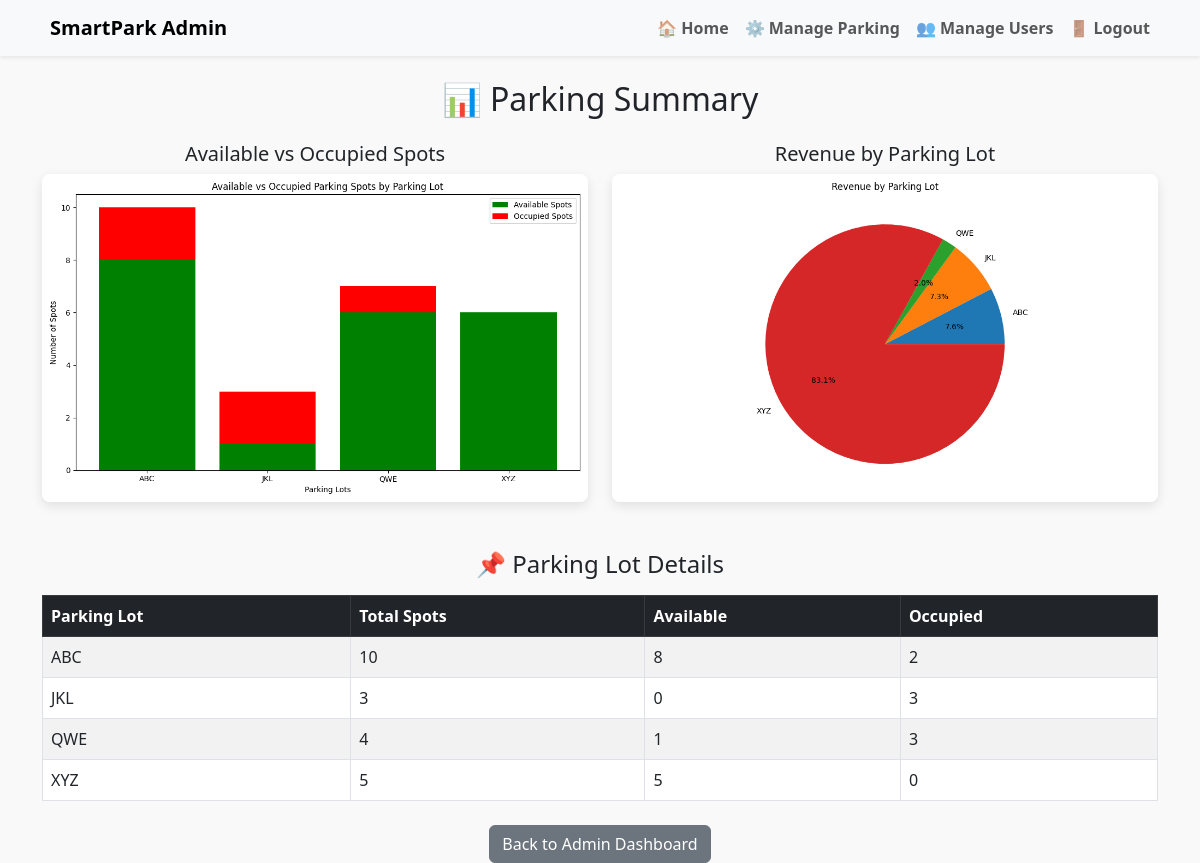
Page /summary (signed in) on the committed database.
### app.py (models this page shows)
class Parking(db.Model):
    __tablename__ = 'parking'
    id = db.Column(db.Integer, primary_key=True)
    prime_location_name = db.Column(db.String(20), unique=True, nullable=False)
    address = db.Column(db.String(20), nullable=False)
    pin_code = db.Column(db.String(20), nullable=False)
    price = db.Column(db.Float, nullable=False)
    number_of_spots = db.Column(db.Integer, nullable=False)
    spots = db.relationship('ParkingSpot', back_populates='parking',cascade='all, delete-orphan')

### app.py (the view)
@app.route('/summary', methods=['GET', 'POST'])
def summary():
    if 'username' not in session:
        return redirect(url_for('login'))
    lots = Parking.query.order_by(Parking.prime_location_name).all()
    lot_names = []
    available_counts = []
    occupied_counts = []
    revenue_by_lot = []
    for lot in lots:
        lot_names.append(lot.prime_location_name)
        available_counts.append(ParkingSpot.query.filter_by(parking_id=lot.id, status='A').count())
        occupied_counts.append(ParkingSpot.query.filter_by(parking_id=lot.id, status='O').count())
        total_revenue = 0
        for spot in lot.spots:
            for booking in spot.bookings:
                total_revenue += booking.parking_cost or 0
        revenue_by_lot.append(total_revenue)
    plt.figure(figsize=(10, 6))
    plt.bar(x=lot_names, height=available_counts, color='green', label='Available Spots')
    plt.bar(x=lot_names, height=occupied_counts, color='red', label='Occupied Spots', bottom=available_counts)
    plt.xlabel('Parking Lots')
    plt.ylabel('Number of Spots')
    plt.title('Available vs Occupied Parking Spots by Parking Lot')
    plt.legend()
    plt.tight_layout()
    bar_chart_path = os.path.join(app.config['CHART_FOLDER'], 'bar_chart.png')
    plt.savefig(bar_chart_path)
    plt.close()
    plt.figure(figsize=(10, 6))
    plt.pie(revenue_by_lot, labels=lot_names, autopct='%1.1f%%')
    plt.title('Revenue by Parking Lot')
    plt.tight_layout()
    pie_chart_path = os.path.join(app.config['CHART_FOLDER'], 'pie_chart.png')
    plt.savefig(pie_chart_path)
    plt.close()
    bar_chart_url = url_for('static', filename='charts/bar_chart.png')
    pie_chart_url = url_for('static', filename='charts/pie_chart.png')
    print("Bar chart saved:", os.path.exists(bar_chart_path))
    print("Pie chart saved:", os.path.exists(pie_chart_path))
    return render_template('summary.html', bar_chart_url=bar_chart_url, pie_chart_url=pie_chart_url, lots=lots)

### templates/summary.html (shortened to what this page needs)
<!DOCTYPE html>
<html lang="en">
<head>
  <link href="https://cdn.jsdelivr.net/npm/bootstrap@5.3.0/dist/css/bootstrap.min.css" rel="stylesheet">
</head>
<body>
<nav class="navbar navbar-expand-lg navbar-light bg-light shadow-sm">
  <div class="container">
    <a class="navbar-brand fw-bold d-flex align-items-center" href="/admin">
       SmartPark Admin
    </a>
    <div class="collapse navbar-collapse" id="navbarAdmin">
      <ul class="navbar-nav ms-auto mb-2 mb-lg-0">
        <li class="nav-item">
          <a class="nav-link fw-semibold" href="/admin">🏠 Home</a>
        </li>
        <li class="nav-item">
          <a class="nav-link fw-semibold" href="/parking">⚙️ Manage Parking</a>
        </li>
        <li class="nav-item">
          <a class="nav-link fw-semibold" href="/admin_user">👥 Manage Users</a>
        </li>
        <li class="nav-item">
          <a class="nav-link fw-semibold" href="/logout">🚪 Logout</a>
        </li>
      </ul>
    </div>
  </div>
</nav>
  <div class="container mt-4">
    <h2 class="text-center mb-4">📊 Parking Summary</h2>
    <div class="row">
      <div class="col-md-6">
        <h5 class="text-center">Available vs Occupied Spots</h5>
        <img src="{{ bar_chart_url }}" alt="Bar Chart" class="chart-img">
      </div>
      <div class="col-md-6">
        <h5 class="text-center">Revenue by Parking Lot</h5>
        <img src="{{ pie_chart_url }}" alt="Pie Chart" class="chart-img">
      </div>
    </div>
    <div class="mt-5">
      <h4 class="text-center mb-3">📌 Parking Lot Details</h4>
      <table class="table table-striped table-bordered">
        <thead class="table-dark">
          <tr>
            <th>Parking Lot</th>
            <th>Total Spots</th>
            <th>Available</th>
            <th>Occupied</th>
          </tr>
        </thead>
        <tbody>
          {% for lot in lots %}
          <tr>
            <td>{{ lot.prime_location_name }}</td>
            <td>{{ lot.number_of_spots }}</td>
            <td>{{ lot.spots | selectattr("status", "equalto", "A") | list | length }}</td>
            <td>{{ lot.spots | selectattr("status", "equalto", "O") | list | length }}</td>
          </tr>
          {% endfor %}
        </tbody>
      </table>
    </div>
    <div class="text-center mt-4">
      <a href="/admin" class="btn btn-secondary">Back to Admin Dashboard</a>
    </div>
  </div>
</body>
</html>

### templates/summary.html (style rules this page uses)
body { background-color: #f9f9f9; }
.chart-img { max-width: 100%; height: auto; border-radius: 8px; box-shadow: 0 4px 12px rgba(0,0,0,0.1); }

### rows in the picture
Parking: prime_location_name "ABC", number_of_spots "10", spots|selectattr "8", spots|selectattr "2"
Parking: prime_location_name "JKL", number_of_spots "3", spots|selectattr "0", spots|selectattr "3"
Parking: prime_location_name "QWE", number_of_spots "4", spots|selectattr "1", spots|selectattr "3"
Parking: prime_location_name "XYZ", number_of_spots "5", spots|selectattr "5", spots|selectattr "0"
